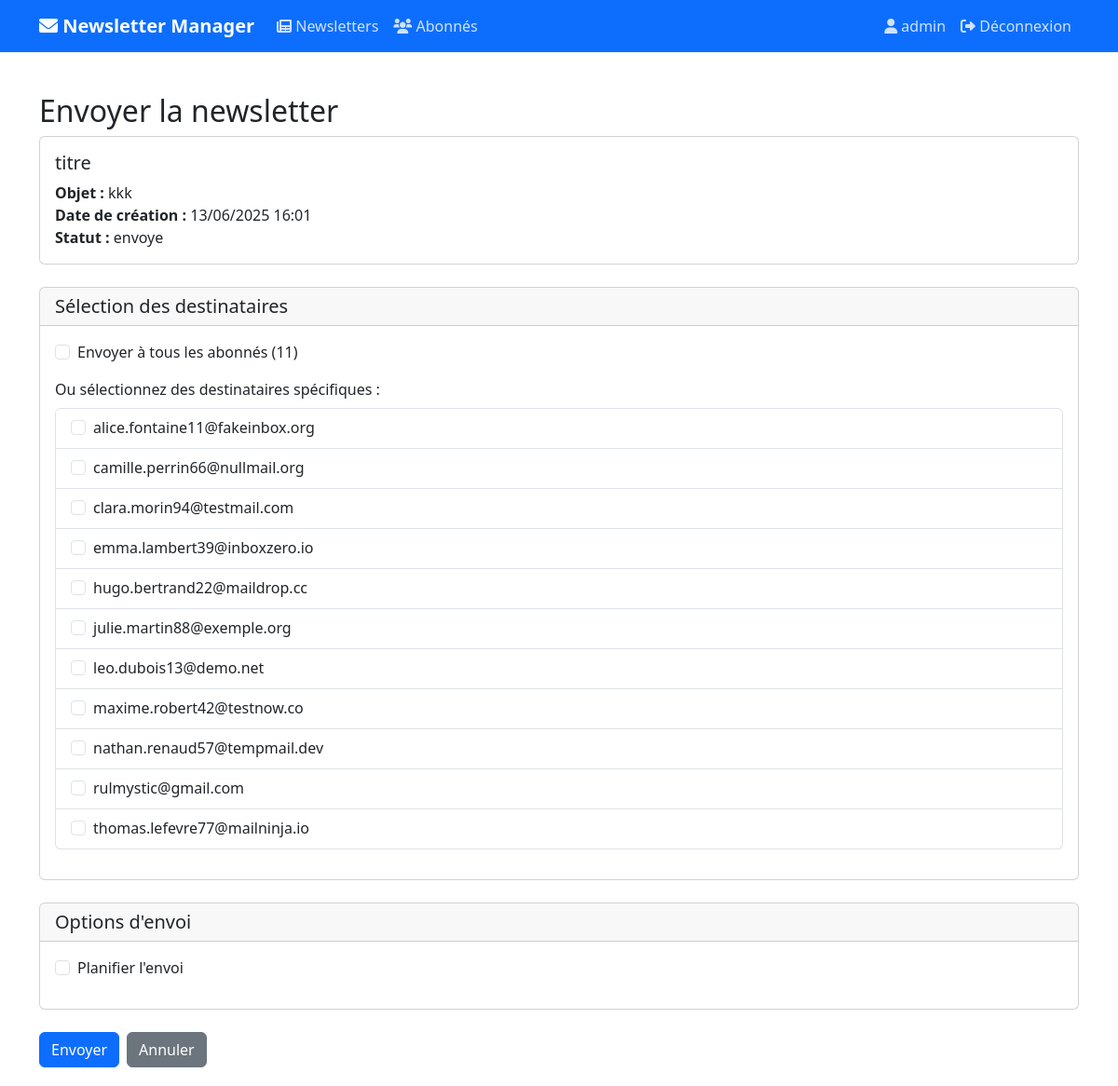
Page /newsletters/12/send/ (signed in) on the committed database.
### newsletters/models.py (models this page shows, shortened)
class Newsletter(models.Model):
    titre = models.CharField(max_length=200)
    objet = models.CharField(max_length=200)
    contenu_html = models.TextField()
    contenu_text = models.TextField(blank=True)
    date_creation = models.DateTimeField(auto_now_add=True)
    date_envoi = models.DateTimeField(null=True, blank=True)
    date_envoi_planifie = models.DateTimeField(null=True, blank=True)
    statut = models.CharField(
        max_length=20,
        choices=[
            ('brouillon', 'Brouillon'),
            ('planifie', 'Planifié'),
            ('en_cours', 'En cours d\'envoi'),
            ('envoye', 'Envoyé'),
            ('envoye_partiel', 'Envoyé partiellement'),
            ('erreur', 'Erreur')
        ],
        default='brouillon'
    )
    police = models.CharField(max_length=50, default='Arial')
    couleur_texte = models.CharField(max_length=7, default='#000000')
    ajouter_signature = models.BooleanField(default=False)
    ajouter_social = models.BooleanField(default=False)
    destinataires_cc = models.TextField(blank=True, null=True)
    destinataires_cci = models.TextField(blank=True, null=True)
    class Meta:
        ordering = ['-date_creation']
        verbose_name = 'Newsletter'
        verbose_name_plural = 'Newsletters'

class Subscriber(models.Model):
    email = models.EmailField(unique=True)
    nom = models.CharField(max_length=100, null=True, blank=True)
    prenom = models.CharField(max_length=100, null=True, blank=True)
    date_inscription = models.DateTimeField(auto_now_add=True)
    statut = models.CharField(max_length=20, default='actif')
    token_desabonnement = models.CharField(max_length=32, unique=True)

### newsletters/views.py (the view, shortened to what this page needs)
# urls.py: path('<int:pk>/send/', views.newsletter_send, name='newsletter_send'),
@login_required
def newsletter_send(request, pk):
    newsletter = get_object_or_404(Newsletter, pk=pk)
    abonnes = Subscriber.objects.filter(statut='actif').order_by('email')
    return render(request, 'newsletters/newsletter_send.html', {
        'newsletter': newsletter,
        'abonnes': abonnes
    })

### newsletters/templates/newsletters/newsletter_send.html (shortened to what this page needs)
{% extends 'base.html' %}
{% block content %}
<div class="container mt-4">
    <h2>Envoyer la newsletter</h2>
    <div class="card mb-4">
        <div class="card-body">
            <h5 class="card-title">{{ newsletter.titre }}</h5>
            <p class="card-text">
                <strong>Objet :</strong> {{ newsletter.objet }}<br>
                <strong>Date de création :</strong> {{ newsletter.date_creation|date:"d/m/Y H:i" }}<br>
                <strong>Statut :</strong> {{ newsletter.statut }}
            </p>
        </div>
    </div>
    <form method="post">
        <div class="card mb-4">
            <div class="card-header">
                <h5 class="mb-0">Sélection des destinataires</h5>
            </div>
            <div class="card-body">
                {% if abonnes %}
                    <div class="form-check mb-3">
                        <input class="form-check-input" type="checkbox" name="destinataires" value="tous" id="tous">
                        <label class="form-check-label" for="tous">
                            Envoyer à tous les abonnés ({{ abonnes.count }})
                        </label>
                    </div>
                    <div class="mb-3">
                        <label class="form-label">Ou sélectionnez des destinataires spécifiques :</label>
                        <div class="list-group">
                            {% for abonne in abonnes %}
                            <div class="list-group-item">
                                <div class="form-check">
                                    <input class="form-check-input" type="checkbox" name="destinataires" value="{{ abonne.id }}" id="abonne_{{ abonne.id }}">
                                    <label class="form-check-label" for="abonne_{{ abonne.id }}">
                                        {{ abonne.email }}
                                    </label>
                                </div>
                            </div>
                            {% endfor %}
                        </div>
                    </div>
                {% else %}
                    <div class="alert alert-warning">
                        Aucun abonné actif trouvé. Veuillez d'abord ajouter des abonnés.
                    </div>
                {% endif %}
            </div>
        </div>
        <div class="card mb-4">
            <div class="card-header">
                <h5 class="mb-0">Options d'envoi</h5>
            </div>
            <div class="card-body">
                <div class="form-check mb-3">
                    <input class="form-check-input" type="checkbox" name="planifier" id="planifier">
                    <label class="form-check-label" for="planifier">
                        Planifier l'envoi
                    </label>
                </div>
            </div>
        </div>
        <div class="d-flex gap-2">
            <button type="submit" class="btn btn-primary" {% if not abonnes %}disabled{% endif %}>Envoyer</button>
            <a href="{% url 'newsletter_detail' pk=newsletter.pk %}" class="btn btn-secondary">Annuler</a>
        </div>
    </form>
</div>
{% endblock %}

### templates/base.html (shortened to what this page needs)
<!DOCTYPE html>
<html lang="fr">
<head>
    <link href="https://cdn.jsdelivr.net/npm/bootstrap@5.3.0/dist/css/bootstrap.min.css" rel="stylesheet">
    <link href="https://cdnjs.cloudflare.com/ajax/libs/font-awesome/6.0.0/css/all.min.css" rel="stylesheet">
</head>
<body>
    <nav class="navbar navbar-expand-lg navbar-dark bg-primary">
        <div class="container">
            <a class="navbar-brand" href="{% url 'newsletter_list' %}">
                <i class="fas fa-envelope"></i> Newsletter Manager
            </a>
            <div class="collapse navbar-collapse" id="navbarNav">
                <ul class="navbar-nav me-auto">
                    <li class="nav-item">
                        <a class="nav-link" href="{% url 'newsletter_list' %}">
                            <i class="fas fa-newspaper"></i> Newsletters
                        </a>
                    </li>
                    <li class="nav-item">
                        <a class="nav-link" href="{% url 'subscriber_list' %}">
                            <i class="fas fa-users"></i> Abonnés
                        </a>
                    </li>
                </ul>
                {% if user.is_authenticated %}
                <ul class="navbar-nav">
                    <li class="nav-item">
                        <span class="nav-link">
                            <i class="fas fa-user"></i> {{ user.username }}
                        </span>
                    </li>
                    <li class="nav-item">
                        <form method="post" action="{% url 'logout' %}" class="d-inline">
                            <button type="submit" class="btn btn-link nav-link">
                                <i class="fas fa-sign-out-alt"></i> Déconnexion
                            </button>
                        </form>
                    </li>
                </ul>
                {% endif %}
            </div>
        </div>
    </nav>
    <div class="content-wrapper">
        {% block content %}{% endblock %}
    </div>
</body>
</html>

### templates/base.html (style rules this page uses)
.navbar-brand { font-weight: bold; }
.nav-link { color: rgba(255,255,255,.8) !important; }
.content-wrapper { min-height: calc(100vh - 56px); padding: 20px 0; }

### rows in the picture
Newsletter: titre "titre", objet "kkk", date_creation "13/06/2025 16:01", statut "envoye"
Subscriber: email "alice.fontaine11@fakeinbox.org"
Subscriber: email "camille.perrin66@nullmail.org"
Subscriber: email "clara.morin94@testmail.com"
Subscriber: email "emma.lambert39@inboxzero.io"
Subscriber: email "hugo.bertrand22@maildrop.cc"
Subscriber: email "julie.martin88@exemple.org"
Subscriber: email "leo.dubois13@demo.net"
Subscriber: email "maxime.robert42@testnow.co"
Subscriber: email "nathan.renaud57@tempmail.dev"
Subscriber: email "rulmystic@gmail.com"
Subscriber: email "thomas.lefevre77@mailninja.io"

### other values in the picture
{{ user.username }} "admin"
{{ abonnes.count }} "11"
